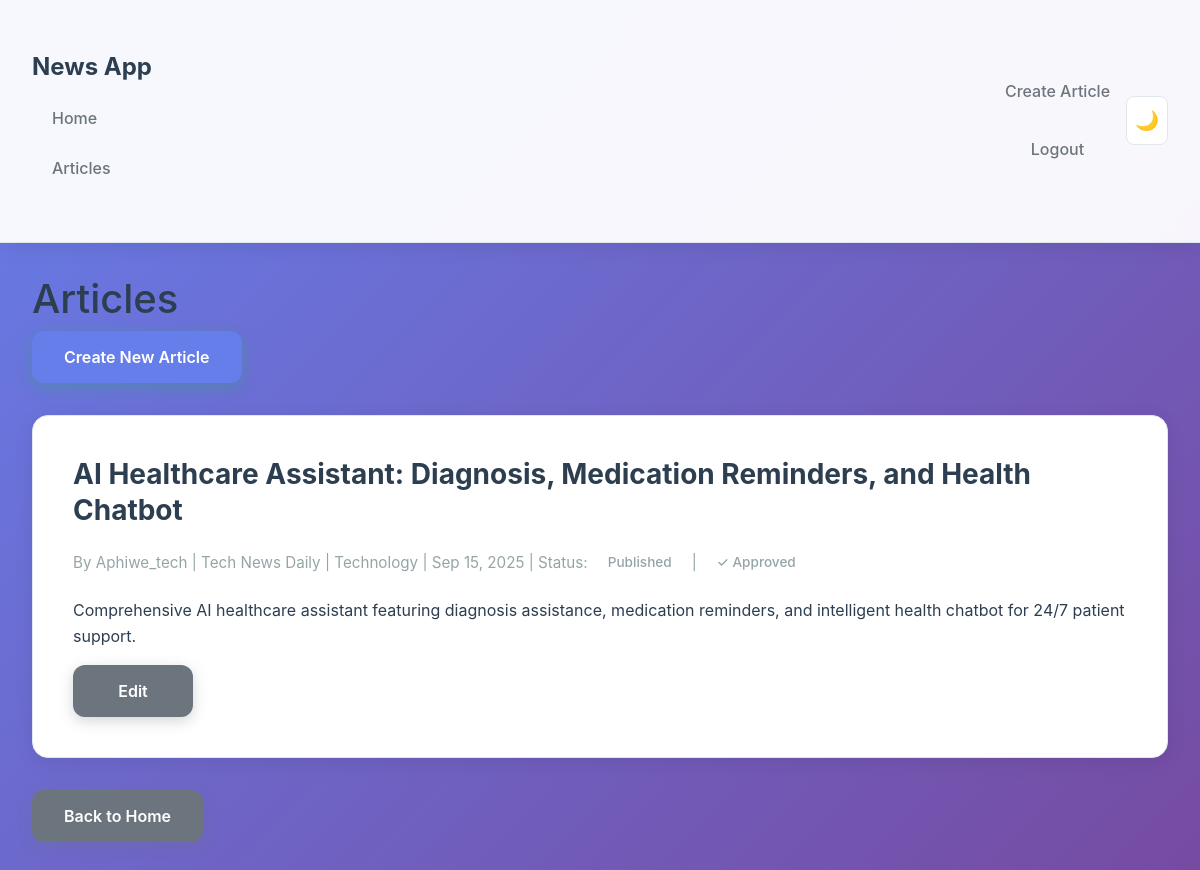
Screenshot of /articles/ (signed in) with the database file from the repository.
### news/models.py (models this page shows, shortened)
class Article(models.Model):
    STATUS_CHOICES = [
        ('draft', 'Draft'),
        ('pending', 'Pending Approval'),
        ('approved', 'Approved'),
        ('published', 'Published'),
        ('rejected', 'Rejected'),
    ]
    title = models.CharField(max_length=200)
    content = models.TextField()
    summary = models.TextField(max_length=500, blank=True)
    author = models.ForeignKey(
        User,
        on_delete=models.CASCADE,
        related_name='authored_articles',
        limit_choices_to={'role': 'journalist'}
    )
    publisher = models.ForeignKey(
        Publisher,
        on_delete=models.CASCADE,
        related_name='articles',
        null=True,
        blank=True
    )
    category = models.ForeignKey(
        Category,
        on_delete=models.SET_NULL,
        null=True,
        blank=True
    )
    status = models.CharField(
        max_length=20,
        choices=STATUS_CHOICES,
        default='draft'
    )
    is_approved = models.BooleanField(default=False)
    approved_by = models.ForeignKey(
        User,
        on_delete=models.SET_NULL,
        null=True,
        blank=True,
        related_name='approved_articles',
        limit_choices_to={'role': 'editor'}
    )
    approved_at = models.DateTimeField(null=True, blank=True)
    created_at = models.DateTimeField(auto_now_add=True)
    updated_at = models.DateTimeField(auto_now=True)
    published_at = models.DateTimeField(null=True, blank=True)
    class Meta:
        ordering = ['-created_at']

class User(AbstractUser):
    ROLE_CHOICES = [
        ('reader', 'Reader'),
        ('editor', 'Editor'),
        ('journalist', 'Journalist'),
    ]
    role = models.CharField(
        max_length=20,
        choices=ROLE_CHOICES,
        default='reader',
        validators=[MinLengthValidator(3)]
    )
    publisher_subscriptions = models.ManyToManyField(
        'Publisher',
        related_name='subscribers',
        blank=True
    )
    journalist_subscriptions = models.ManyToManyField(
        'self',
        related_name='subscribers',
        blank=True,
        limit_choices_to={'role': 'journalist'}
    )
    independent_articles = models.ManyToManyField(
        'Article',
        related_name='independent_author',
        blank=True
    )
    independent_newsletters = models.ManyToManyField(
        'Newsletter',
        related_name='independent_author',
        blank=True
    )
    def is_reader(self):
        return self.role == 'reader'
    def is_editor(self):
        return self.role == 'editor'
    def is_journalist(self):
        return self.role == 'journalist'

class Publisher(models.Model):
    name = models.CharField(max_length=100, unique=True)
    description = models.TextField(blank=True)
    website = models.URLField(blank=True)
    created_at = models.DateTimeField(auto_now_add=True)
    editors = models.ManyToManyField(
        User,
        related_name='publisher_editors',
        limit_choices_to={'role': 'editor'}
    )
    journalists = models.ManyToManyField(
        User,
        related_name='publisher_journalists',
        limit_choices_to={'role': 'journalist'}
    )
    class Meta:
        ordering = ['name']

class Category(models.Model):
    name = models.CharField(max_length=50, unique=True)
    description = models.TextField(blank=True)
    class Meta:
        verbose_name_plural = 'categories'
        ordering = ['name']

### news/views.py (the view)
# urls.py: path('articles/', views.article_list, name='article_list'),
@login_required
def article_list(request):
    articles = Article.objects.all()
    if request.user.is_reader():
        articles = articles.filter(status='published')
    elif request.user.is_journalist():
        articles = articles.filter(author=request.user)
    elif request.user.is_editor():
        articles = articles.filter(
            Q(publisher__editors=request.user) | Q(status='pending')
        )
    paginator = Paginator(articles, 10)
    page_number = request.GET.get('page')
    page_obj = paginator.get_page(page_number)
    context = {
        'page_obj': page_obj,
        'user_role': request.user.role,
    }
    return render(request, 'news/article_list.html', context)

### news/templates/news/article_list.html (shortened to what this page needs)
{% extends 'news/base.html' %}
{% block content %}
<h1>Articles</h1>
{% if user_role == 'journalist' %}
    <p><a href="{% url 'news:create_article' %}" class="btn btn-primary">Create New Article</a></p>
{% endif %}
{% if page_obj %}
    {% for article in page_obj %}
        <div class="article-card">
            <h2 class="article-title">
                <a href="{% url 'news:article_detail' article.pk %}">{{ article.title }}</a>
            </h2>
            <div class="article-meta">
                By {{ article.author.username }}
                {% if article.publisher %} | {{ article.publisher.name }}{% endif %}
                {% if article.category %} | {{ article.category.name }}{% endif %}
                | {{ article.created_at|date:"M d, Y" }}
                | Status: <span class="status-{{ article.status }}">{{ article.get_status_display }}</span>
                {% if article.is_approved %}
                    | <span class="status-approved">✓ Approved</span>
                {% endif %}
            </div>
            {% if article.summary %}
                <p>{{ article.summary }}</p>
            {% endif %}
            {% if user.is_authenticated %}
                {% if user == article.author or user.is_editor %}
                    <div class="article-actions">
                        <a href="{% url 'news:edit_article' article.pk %}" class="btn btn-secondary">Edit</a>
                    </div>
                {% endif %}
            {% endif %}
        </div>
    {% endfor %}
{% else %}
    <p>No articles found.</p>
{% endif %}
<a href="{% url 'news:home' %}" class="btn btn-secondary">Back to Home</a>
{% endblock %}

### news/templates/news/base.html (style rules this page uses)
:root { --bg-primary: linear-gradient(135deg, #667eea 0%, #764ba2 100%); --bg-secondary: rgba(255, 255, 255, 0.95); --bg-card: #ffffff; --text-primary: #2c3e50; --text-secondary: #6c757d; --text-muted: #95a5a6; --border-color: #e1e8ed; --shadow: 0 4px 20px rgba(0, 0, 0, 0.08); --shadow-hover: 0 12px 40px rgba(0, 0, 0, 0.15); --accent-color: #667eea; --accent-hover: #5a6fd8; }
body { font-family: -apple-system, BlinkMacSystemFont, 'Segoe UI', Roboto, Oxygen, Ubuntu, Cantarell, sans-serif; background: var(--bg-primary); color: var(--text-primary); min-height: 100vh; margin: 0; padding: 0; line-height: 1.6; transition: all 0.3s ease; }
.article-card { background: var(--bg-card); border: 1px solid var(--border-color); border-radius: 16px; padding: 2.5rem; margin: 2rem 0; box-shadow: var(--shadow); transition: all 0.4s cubic-bezier(0.4, 0, 0.2, 1); position: relative; overflow: hidden; }
.article-card::before { content: ''; position: absolute; top: 0; left: 0; right: 0; height: 4px; background: var(--gradient-primary); transform: scaleX(0); transition: transform 0.3s ease; }
.article-title { margin-bottom: 1rem; }
.article-title a { color: var(--text-primary); text-decoration: none; font-size: 1.75rem; font-weight: 700; line-height: 1.3; transition: all 0.3s ease; display: block; }
.article-meta { color: var(--text-muted); font-size: 0.95rem; margin: 1.25rem 0; display: flex; align-items: center; gap: 0.5rem; flex-wrap: wrap; }
.article-meta span { background: var(--bg-secondary); padding: 0.25rem 0.75rem; border-radius: 20px; font-size: 0.85rem; font-weight: 500; }
.btn { padding: 0.875rem 2rem; border: none; border-radius: 12px; cursor: pointer; text-decoration: none; display: inline-flex; align-items: center; justify-content: center; font-weight: 600; font-size: 1rem; transition: all 0.3s cubic-bezier(0.4, 0, 0.2, 1); text-align: center; min-height: 48px; min-width: 120px; position: relative; overflow: hidden; }
.btn::before { content: ''; position: absolute; top: 0; left: -100%; width: 100%; height: 100%; background: linear-gradient(90deg, transparent, rgba(255,255,255,0.2), transparent); transition: left 0.5s; }
.btn-primary { background: var(--accent-color); color: white; box-shadow: 0 4px 14px 0 rgba(29, 185, 84, 0.3); }
.btn-secondary { background: var(--text-secondary); color: white; box-shadow: 0 4px 14px 0 rgba(108, 117, 125, 0.3); }

### rows the page displays
Article: title "AI Healthcare Assistant: Diagnosis, Medication Reminders, and Health Chatbot", author.username "Aphiwe_tech", publisher.name "Tech News Daily", category.name "Technology", created_at "Sep 15, 2025", status "Published", is_approved "✓ Approved", summary "Comprehensive AI healthcare assistant featuring diagnosis assistance, medication reminders, and intelligent health chatbot for 24/7 patient support.", shows "Edit"
